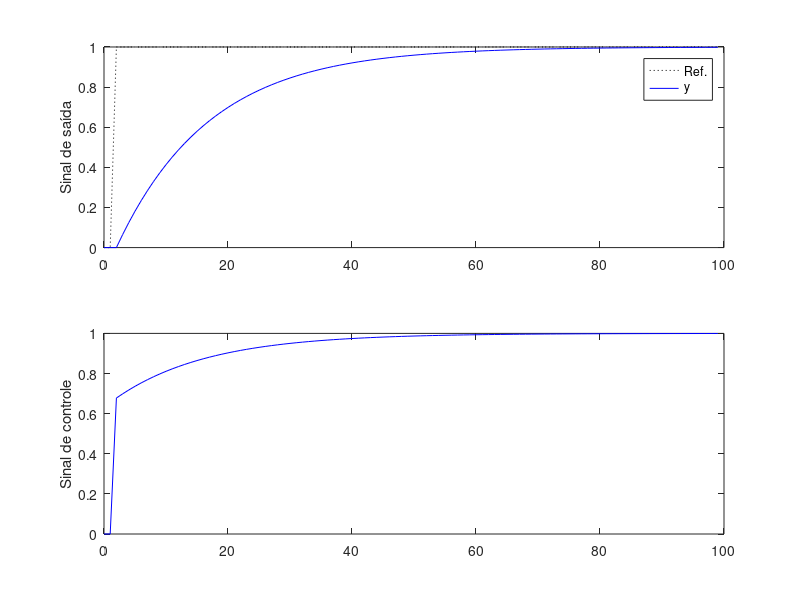

Write MATLAB code to recreate this figure.
%% Atividade 02 (Parte 1) - CDS
% Resolvar o problema de alocação e teste sobre a plata G(s), mostrando que uma escolha de tau_mf de projeto (diferente de 10)
% funciona com seu controle RST sintetizado;
clear all; close all; clc;
%% Planta
tau = 10;
Gs = tf(1, [ tau 1]) 

% Discretizando a planta
Ts = 1; % periodo de amostragem (s)
Gz = c2d(Gs, Ts) % G(z) = ( B(z)z{-1} )/A(z) = b0/( 1+a1*z{-1} )
    Az = Gz.den{1}; a1 = Az(2);     % a1 = exp(-Ts/tau)
    Bz = Gz.num{1}; b0 = Bz(2);     % b0 = 1-exp(-Ts/tau)
    

%% Método de controle RST baseado em Astrom e Wittenmark (2011)
% R(z)*u(k) = T(z)*ref(k) - S(z)*y(k)

% Polinômio de atribuição de polos: H(z) = Hc(z)*Ho(z)

    % Polinomio de "observador": Ho(z) := A(z) -> quando os polos são estaveis
    Ho = Az;

    % Polinomio desejado em M.F: Hc(z)
    tau_mf = 15; % constante de tempo de malha fechada
    Gdes = tf(1,[tau_mf  1]);
    Gdesz = c2d(Gdes,Ts);
    Hc = Gdesz.den{1};

    H = conv(Hc,Ho);
        h1 = H(2); h2 = H(3);

% Polinômio R(z)
    r0 = 1;
    r1 = -1;

% Polinômio S(z)
    s0 = (h1 -a1+1)/b0;
    s1 = (h2 +a1)/b0;

% Polinômio T(z)
    % T(z) = t_off*Ho(z)
    % t_off = Hc(z->1)/B(z->1) = A(1)/B(1)
    t_off = sum(Hc)/sum(Bz); % pré-compensador DC
    Tz = t_off*Ho; 
        t0 = Tz(1); t1 = Tz(2);

%% Simulação no domínio do tempo discreto
    tfinal = 100;            % tempo total da simulação (s)
    N = round(tfinal/Ts);   % numero de amostras
    t = 0:Ts:N*Ts-Ts;       % vetor de tempo discreto
    
    % Sinal de referencia
    ref(1:N) = 0; ref(3:N) = 1; 
    
    % Condições iniciais
    y(1) = 0; u(1) = 0;

for k = 2:N
    y(k) = -a1*y(k-1) +b0*u(k-1);

    % Controlador RST
    u(k) = u(k-1) +t0*ref(k) +t1*ref(k-1) -s0*y(k) -s1*y(k-1);
end

% Plot
subplot(211)
    plot(t,ref,':k',t,y,'b');
    ylabel('Sinal de saída');
    legend('Ref.','y');
subplot(212)
    plot(t,u,'b');
    ylabel('Sinal de controle');
